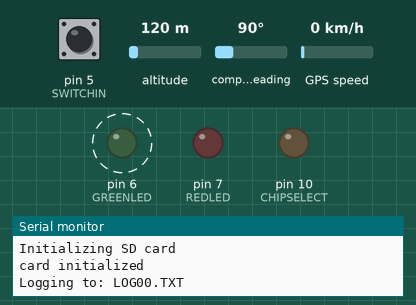
The sketch below on a simulated Arduino Uno, built with avr-gcc and run on an emulated ATmega328P. Parts: output pins drawn as LEDs (lit = HIGH), the last lines printed to the serial monitor. Dashed ring = blinking. Inputs (shaded band) come from the test bench; at power-on: pin 5 (SWITCHIN) HIGH, altitude 120 m, compass heading 90°, GPS speed 0 km/h. The local clock reads 2024-03-15 10:24:30 at power-on unless the sketch sets it; storage starts empty; the GPS gets a fix after 3 s at 37.7749, -122.4194 with 8 satellites.

Above: at 1.8 s.
1.9 s: pin 5 (SWITCHIN) pulled LOW for 1.15 s
At 2.5 s:
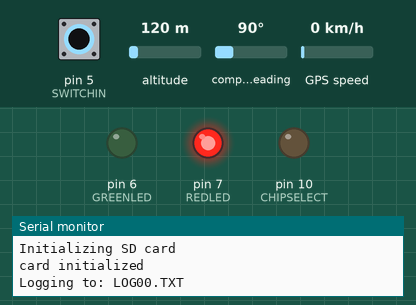
6.5 s: pin 5 (SWITCHIN) pulled LOW for 3.2 s
At 10.5 s:
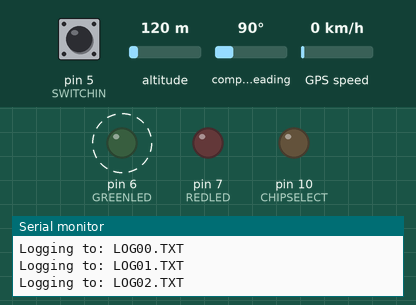
Timing chart, 0 to 17.2 s (numbered marks = the images above; inputs shaded):
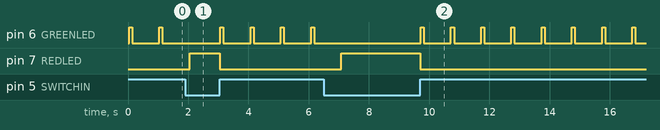

Measured:
- after the input at 1.9 s, pin 7 (REDLED): LOW → HIGH after 0.14 s, → LOW 1.0 s later
- after the input at 6.5 s, pin 7 (REDLED): LOW → HIGH after 0.59 s, → LOW 2.6 s later

The sketch:

BlackBoxFirmware.ino
```cpp
#include <Adafruit_Sensor.h>
#include <RTClib.h>
#include <Adafruit_MMA8451.h>
#include <SD.h>
#include <Wire.h>
#include <Adafruit_GPS.h>
#include <SoftwareSerial.h>

#define LOG_INTERVAL  1000 //mills between entries
#define REDLED 7
#define GREENLED 6
#define CHIPSELECT 10
#define SWITCHIN 5

//onboard LEDs
//const int redLED = 7;
//const int greenLED = 6;

//switch for inputs
//const int switchIn = 5;
//const int chipSelect = 10;

//initialize stuff
RTC_DS1307 RTC;
Adafruit_MMA8451 mma = Adafruit_MMA8451();
SoftwareSerial mySerial(3, 2);
Adafruit_GPS gps(&mySerial);

//Data variables
int logMillis = 0;

File newLog() {

  logMillis = millis();

  //code to create a unique filename. starts at 00, and loops incrementing that number until a filename which has not been used has been found
  char filename[] = "LOG00.TXT";
  for (uint8_t i = 0; i < 100; i++) {
    filename[3] = i / 10 + '0';
    filename[4] = i % 10 + '0';

    if (! SD.exists(filename)) {
      break;
    }
  }

  File logfile = SD.open(filename, FILE_WRITE);

  Serial.print(F("Logging to: "));
  Serial.println(filename);

  DateTime now;
  now = RTC.now();

  logfile.print(now.year(), DEC);
  logfile.print("/");
  logfile.print(now.month(), DEC);
  logfile.print("/");
  logfile.print(now.day(), DEC);
  logfile.print(" ");
  logfile.print(now.hour(), DEC);
  logfile.print(":");
  logfile.print(now.minute(), DEC);
  logfile.print(":");
  logfile.println(now.second(), DEC);

  logfile.println(F("millis,speed,lat,lon,alt,accx,accy,accz"));

  return logfile;

}

// the setup function runs once when you press reset or power the board
void setup() {
  Serial.begin(9600);
  Serial.println();

  pinMode(GREENLED, OUTPUT);
  pinMode(REDLED, OUTPUT);
  pinMode(SWITCHIN, INPUT_PULLUP);
  pinMode(CHIPSELECT, OUTPUT);

  useInterrupt();
  gps.begin(9600);
  gps.sendCommand(PMTK_SET_NMEA_OUTPUT_RMCGGA);
  gps.sendCommand(PMTK_SET_NMEA_UPDATE_5HZ);

  Serial.println(F("Initializing SD card"));

  SD.begin(CHIPSELECT);

  Serial.println(F("card initialized"));

  Wire.begin();
  if (!RTC.begin()) {
    Serial.println(F("RTC failed"));
  }
}

SIGNAL(TIMER0_COMPA_vect) {
  gps.read();
}

void useInterrupt() {
  OCR0A = 0xAF;
  TIMSK0 |= _BV(OCIE0A);
}


void loop() {
  if (digitalRead(SWITCHIN)) {
    digitalWrite(REDLED, LOW);
    File logfile = newLog();

    while (digitalRead(SWITCHIN)) {
      digitalWrite(GREENLED, HIGH);

      gps.parse(gps.lastNMEA());

      //String data = new String(logMillis + "'" + gps.speed + "'" + gps.latitude + "'" + gps.longitude + "'" + gps.altitude + "'")

      logfile.print(logMillis);
      logfile.print(F(" , "));
      logfile.print(gps.speed);
      logfile.print(F(" , "));
      logfile.print(gps.latitude);
      logfile.print(F(" , "));
      logfile.print(gps.longitude);
      logfile.print(F(" , "));
      logfile.print(gps.altitude);
      logfile.print(F(" , "));

      delay(100);
      digitalWrite(GREENLED, LOW);
      delay(LOG_INTERVAL - 100);
    }

    logfile.close();
    digitalWrite(REDLED, HIGH);
  }
}
```
